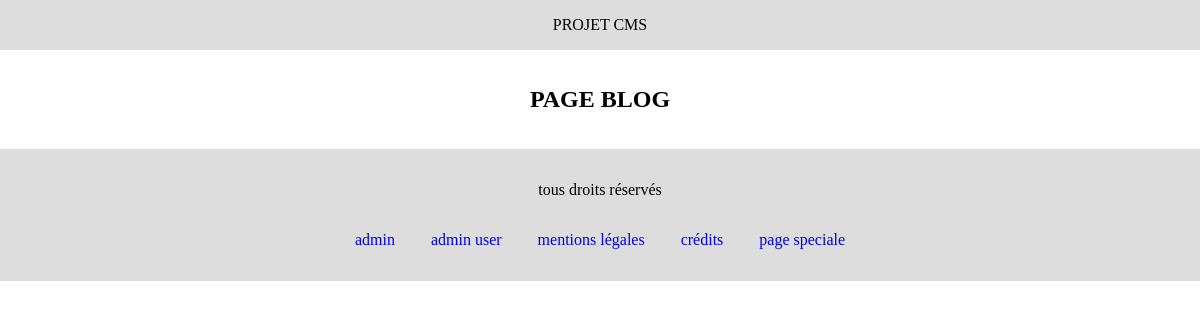
The app's page /projet-cms/blog.php, older data.
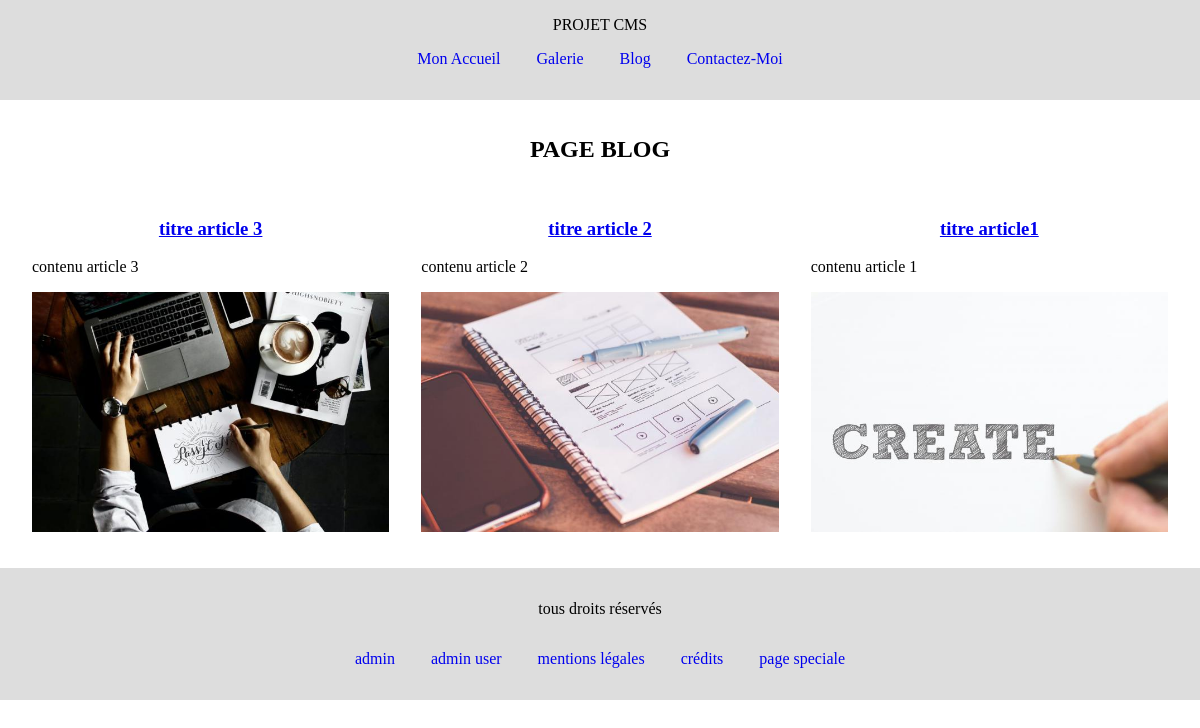
The same page, newer data.
### tables this page shows
CREATE TABLE `page` (
  `id` int(11) NOT NULL,
  `url` varchar(160) NOT NULL,
  `template` varchar(160) NOT NULL,
  `titre` varchar(160) NOT NULL,
  `contenu` text NOT NULL,
  `categorie` varchar(160) NOT NULL,
  `image` varchar(160) NOT NULL,
  `datePublication` datetime NOT NULL
);

### projet-cms/php/controller/fonctions.php (called while the page is built, shortened)
<?php
function lireUri ()
{
    $uri = $_SERVER["REQUEST_URI"];
    $tabUrl = parse_url($uri);
    extract($tabUrl);
    $tabChemin = pathinfo($path);
    extract($tabChemin);
    return $filename;
}

### projet-cms/php/model/fonctions-sql.php (called while the page is built, shortened)
<?php
class Model
{
    static function stockerRequete ($sth)
    {
        $texte = ob_get_clean();
    }
    static function afficherDebug ()
    {
        print_r($_REQUEST);
        print_r($_FILES);
    }
}
function envoyerRequeteSql ($requeteSQL, $tabAsso)
{
    $user       = Model::$user;
    $password   = Model::$password;
    $hostSQL    = Model::$hostSQL;
    $portSQL    = Model::$portSQL;
    $database   = Model::$database;
    $mysql        = "mysql:host=$hostSQL;port=$portSQL;dbname=$database;charset=utf8";
    try {
        if (Model::$dbh == null) {
            Model::$dbh = new PDO($mysql, $user, $password);
        }
        $sth = Model::$dbh->prepare($requeteSQL);
        $sth->execute($tabAsso);
        return $sth;
    } catch (PDOException $e) {
        echo 'Connexion échouée : ' . $e->getMessage();
    }
}
function lireLigne ($table, $colonne, $valeurFiltre, $tri="id DESC")
{
    $ligneTri = "";
    if ($tri != "") $ligneTri = "ORDER BY $tri";
    $requeteSQL =
    <<<x
    SELECT * FROM $table
    WHERE $colonne = '$valeurFiltre'
    $ligneTri
    x;
    $resultat = envoyerRequeteSql($requeteSQL, []);
    $tabLigne = $resultat->fetchAll(PDO::FETCH_ASSOC);
    return $tabLigne;
}

### projet-cms/php/view/section-blog.php (the view)
<section class="blog">
    <h2>PAGE BLOG</h2>
<?php
$tabLigne = lireLigne("page", "categorie", "blog", "datePublication DESC");
foreach($tabLigne as $ligneAsso)
{
    extract($ligneAsso);
    $imageMini = str_replace("/upload/", "/mini/", $image);
    echo
    <<<x
    <article>
        <h3><a href="$url.php">$titre</a></h3>
        <p>$contenu</p>
        <img src="$imageMini" alt="$titre">
    </article>
    x;
}
?>
</section>

### projet-cms/index.php (shortened to what this page needs)
<?php
require_once "php/model/fonctions-sql.php";
require_once "php/controller/fonctions.php";
$urlDemandee = lireUri();
$tabRouteur = [
    "index"             => [ "header", "section-index",      "footer" ],
    "galerie"           => [ "header", "section-galerie",    "footer" ],
    "blog"              => [ "header", "section-blog",       "footer" ],
    "contact"           => [ "header", "section-contact",    "footer" ],
    "admin"             => [ "header", "section-admin",      "footer" ],
    "admin-user"        => [ "header", "section-admin-user", "footer" ],
    "page-speciale"     => [ "template-page" ]
];
$tabTemplate = $tabRouteur[$urlDemandee] ?? [];
foreach($tabTemplate as $fichierView)
{
    require_once "php/view/$fichierView.php";
}

### projet-cms/php/view/header.php (shortened to what this page needs)
<!DOCTYPE html>
<html lang="fr">
<head>
    <link rel="stylesheet" href="assets/css/style.css">
</head>
<body>
    <header>
        <div>PROJET CMS</div>
        <nav>
        <?php
$tabLigne = lireLigne("page", "categorie", "menu-principal", "datePublication ASC");
foreach($tabLigne as $ligneAsso)
{
    extract($ligneAsso);
    echo
    <<<x
    <a href="$url">$titre</a>
    x;
}
?>
        </nav>
    </header>
    <main>

### projet-cms/php/view/footer.php (shortened to what this page needs)
    </main>
    <footer>
        <p>tous droits réservés</p>
        <nav>
            <a href="admin.php">admin</a>
            <a href="admin-user.php">admin user</a>
            <a href="mentions-legales.php">mentions légales</a>
            <a href="credits.php">crédits</a>
            <a href="page-speciale.php">page speciale</a>
        </nav>
    </footer>
</body>
</html>

Row changes from the older to the newer data that the page shows:
added page: titre "Mon Accueil"
added page: titre "Galerie"
added page: titre "Blog"
added page: titre "Contactez-Moi"
added page: titre "titre article 3", contenu "contenu article 3", image (picture)
added page: titre "titre article 2", contenu "contenu article 2", image (picture)
added page: titre "titre article1", contenu "contenu article 1", image (picture)
